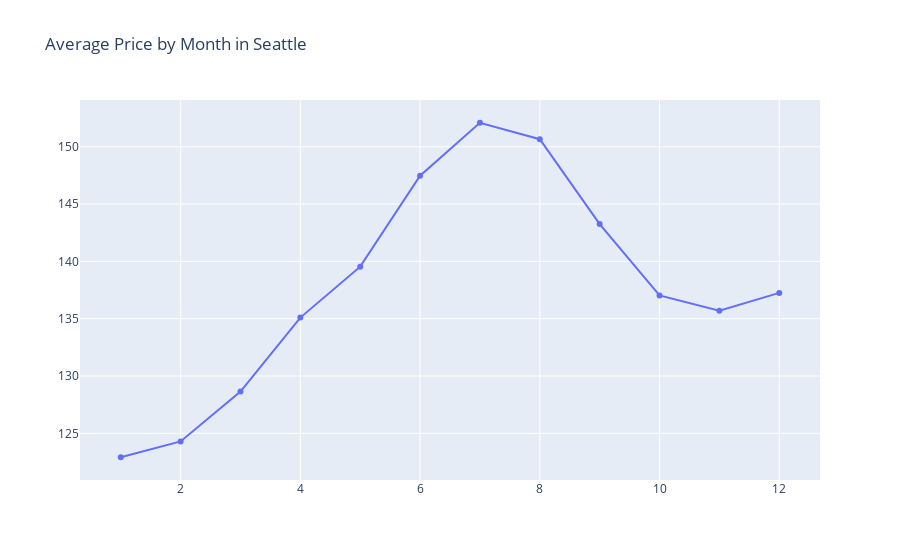

Notebook cell for this chart:
### Markdown cell above
# Question Two :  How do prices are affected by seasonality?

### Code cell
#find average price by month
average_price_by_month = pd.DataFrame(
    df.groupby(['month'])['price'].mean().reset_index())
#create figure in plotly
fig = go.Figure(
data=[go.Scatter(
    y=average_price_by_month['price'], 
    x=average_price_by_month['month'])],
    layout_title_text="Average Price by Month in Seattle"
)
fig.show()

### Figure 1 — Plotly figure (JSON) as saved in the notebook; plotly's stock layout.template omitted (floating-point values rounded to 4 significant figures)
{"data": [{"type": "scatter", "x": [1, 2, 3, 4, 5, 6, 7, 8, 9, 10, 11, 12], "y": [122.9, 124.3, 128.6, 135.1, 139.5, 147.5, 152.1, 150.7, 143.3, 137.0, 135.7, 137.3]}], "layout": {"title": {"text": "Average Price by Month in Seattle"}}}
